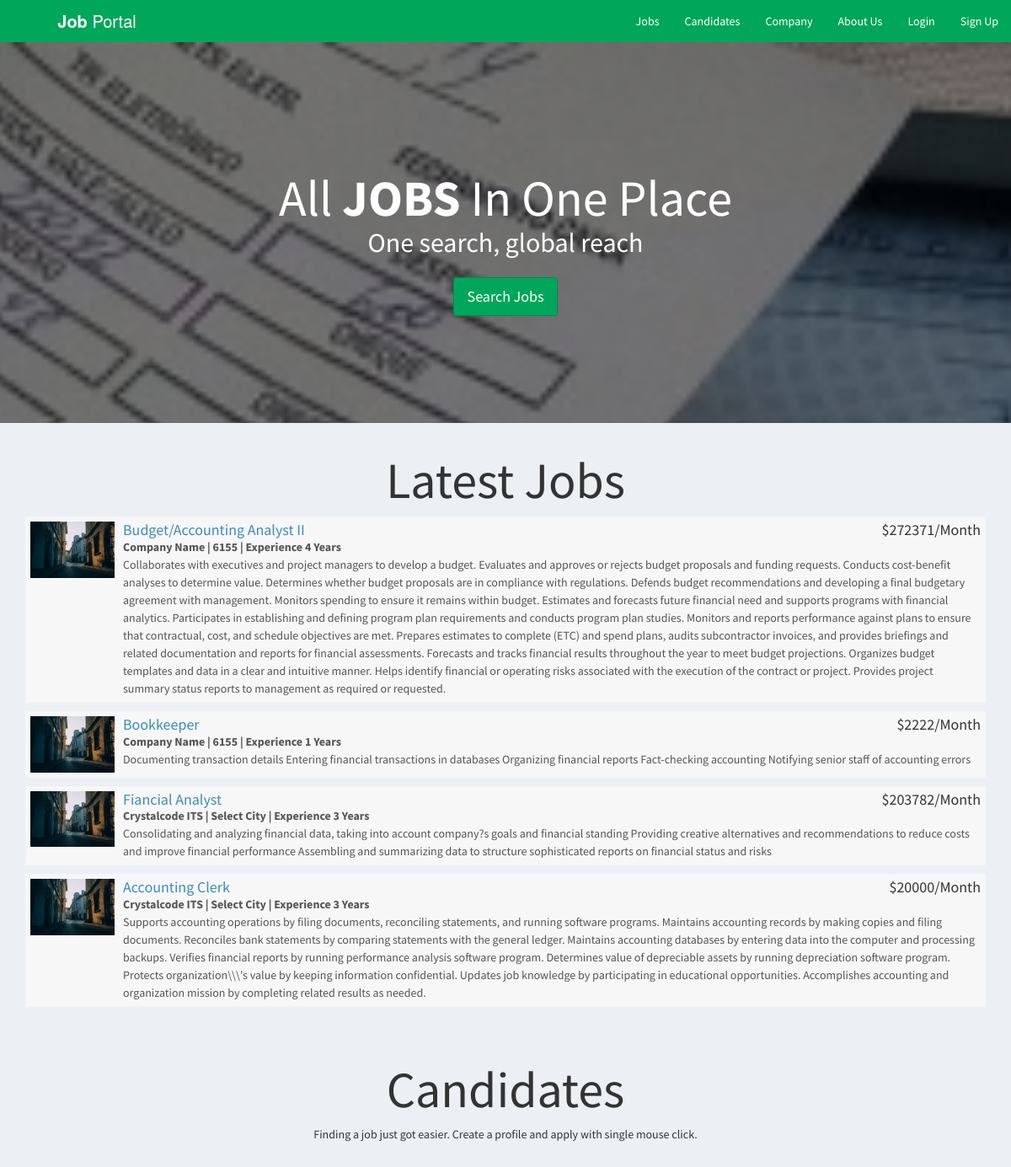
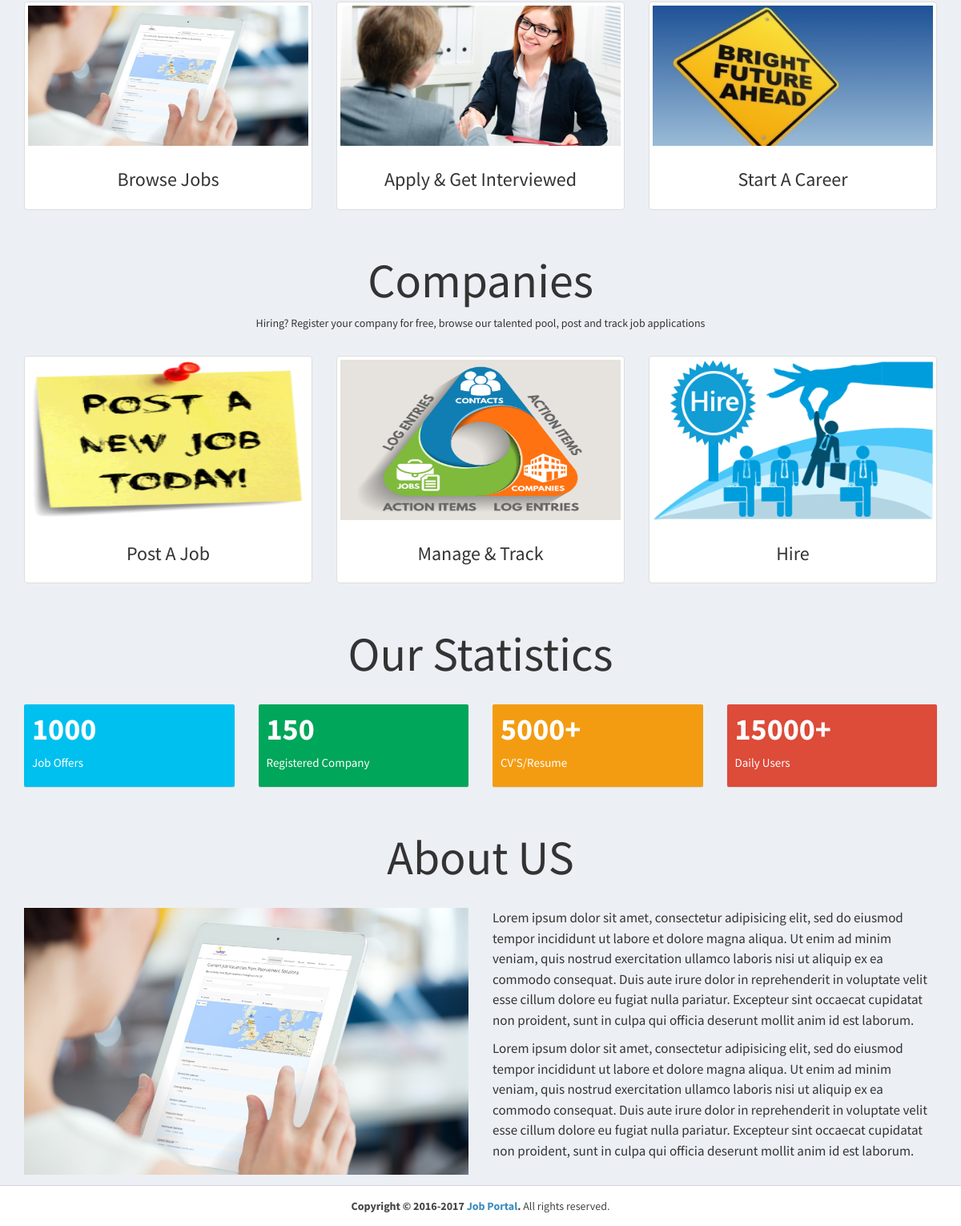
Screenshot of /Countworx/Job-Portal-Theme/index.php with the database file from the repository (2 pictures, top to bottom).
### tables this page shows
CREATE TABLE `company` (
  `id_company` int(11) NOT NULL AUTO_INCREMENT,
  `companyname` varchar(255) NOT NULL,
  `headofficecity` varchar(255) NOT NULL,
  `country` varchar(255) NOT NULL,
  `state` varchar(255) NOT NULL,
  `city` varchar(255) NOT NULL,
  `contactno` varchar(255) NOT NULL,
  `website` varchar(255) NOT NULL,
  `companytype` varchar(255) NOT NULL,
  `email` varchar(255) NOT NULL,
  `password` varchar(255) NOT NULL,
  `createdAt` timestamp NOT NULL DEFAULT CURRENT_TIMESTAMP,
  `active` int(11) NOT NULL DEFAULT '2',
  `comp_logo` varchar(250) DEFAULT NULL,
  `compprofile` longtext,
  PRIMARY KEY (`id_company`),
  UNIQUE KEY `email` (`email`)
);

CREATE TABLE `job_post` (
  `id_jobpost` int(11) NOT NULL AUTO_INCREMENT,
  `id_company` int(11) NOT NULL,
  `jobtitle` varchar(255) NOT NULL,
  `description` text NOT NULL,
  `jobstatus` varchar(35) DEFAULT NULL,
  `minimumsalary` varchar(255) NOT NULL,
  `maximumsalary` varchar(255) NOT NULL,
  `experience` varchar(255) NOT NULL,
  `qualification` varchar(255) NOT NULL,
  `createdat` timestamp NOT NULL DEFAULT CURRENT_TIMESTAMP,
  `job_industry` varchar(100) DEFAULT NULL,
  `work_arrangement` varchar(45) DEFAULT NULL,
  `job_location` varchar(220) DEFAULT NULL,
  `comp_logo` varchar(45) DEFAULT NULL,
  PRIMARY KEY (`id_jobpost`)
);

### Countworx/Job-Portal-Theme/index.php (the view, shortened to what this page needs)
<?php
  require_once("db.php");
?>
<!DOCTYPE html>
<html>
<head>
  <link rel="stylesheet" href="https://cdnjs.cloudflare.com/ajax/libs/twitter-bootstrap/3.3.7/css/bootstrap.min.css">
  <link rel="stylesheet" href="https://cdnjs.cloudflare.com/ajax/libs/font-awesome/4.7.0/css/font-awesome.min.css">
  <link rel="stylesheet" href="https://cdnjs.cloudflare.com/ajax/libs/ionicons/2.0.1/css/ionicons.min.css">
  <link rel="stylesheet" href="css/AdminLTE.min.css">
  <link rel="stylesheet" href="css/_all-skins.min.css">
  <link rel="stylesheet" href="css/custom.css">
</head>
<body class="hold-transition skin-green sidebar-mini">
<div class="wrapper">
  <header class="main-header">
    <a href="index.php" class="logo logo-bg">
      <span class="logo-lg"><b>Job</b> Portal</span>
    </a>
    <nav class="navbar navbar-static-top">
      <div class="navbar-custom-menu">
        <ul class="nav navbar-nav">
          <li>
            <a href="jobs.php">Jobs</a>
          </li>
          <li>
            <a href="#candidates">Candidates</a>
          </li>
          <li>
            <a href="#company">Company</a>
          </li>
          <li>
            <a href="#about">About Us</a>
          </li>
          <li>
            <a href="login.php">Login</a>
          </li>
          <li>
            <a href="sign-up.php">Sign Up</a>
          </li>
        </ul>
      </div>
    </nav>
  </header>
  <div class="content-wrapper" style="margin-left: 0px;">
    <section class="content-header bg-main">
      <div class="container">
        <div class="row">
          <div class="col-md-12 text-center index-head">
            <h1>All <strong>JOBS</strong> In One Place</h1>
            <p>One search, global reach</p>
            <p><a class="btn btn-success btn-lg" href="jobs.php" role="button">Search Jobs</a></p>
          </div>
        </div>
      </div>
    </section>
    <section class="content-header">
      <div class="container">
        <div class="row">
          <div class="col-md-12 latest-job margin-bottom-20">
            <h1 class="text-center">Latest Jobs</h1>
            <?php
          $sql = "SELECT * FROM job_post Order By Rand() Limit 4";
          $result = $conn->query($sql);
          if($result->num_rows > 0) {
            while($row = $result->fetch_assoc())
            {
              $sql1 = "SELECT * FROM company WHERE id_company='$row[id_company]'";
              $result1 = $conn->query($sql1);
              if($result1->num_rows > 0) {
                while($row1 = $result1->fetch_assoc())
                {
             ?>
            <div class="attachment-block clearfix">
              <img class="attachment-img" src="img/photo1.png" alt="Attachment Image">
              <div class="attachment-pushed">
                <h4 class="attachment-heading"><a href="http://www.lipsum.com/"><?php echo $row['jobtitle']; ?></a> <span class="attachment-heading pull-right">$<?php echo $row['maximumsalary']; ?>/Month</span></h4>
                <div class="attachment-text">
                    <div><strong><?php echo $row1['companyname']; ?> | <?php echo $row1['city']; ?> | Experience <?php echo $row['experience']; ?> Years</strong></div>
                    <?php echo $row['description']; ?>
                </div>
              </div>
            </div>
          <?php
              }
            }
            }
          }
          ?>
          </div>
        </div>
      </div>
    </section>
    <section id="candidates" class="content-header">
      <div class="container">
        <div class="row">
          <div class="col-md-12 text-center latest-job margin-bottom-20">
            <h1>Candidates</h1>
            <p>Finding a job just got easier. Create a profile and apply with single mouse click.</p>
          </div>
        </div>
        <div class="row">
          <div class="col-sm-4 col-md-4">
            <div class="thumbnail candidate-img">
              <img src="img/browse.jpg" alt="Browse Jobs">
              <div class="caption">
                <h3 class="text-center">Browse Jobs</h3>
              </div>
            </div>
          </div>
          <div class="col-sm-4 col-md-4">
            <div class="thumbnail candidate-img">
              <img src="img/interviewed.jpeg" alt="Apply & Get Interviewed">
              <div class="caption">
                <h3 class="text-center">Apply & Get Interviewed</h3>
              </div>
            </div>
          </div>
          <div class="col-sm-4 col-md-4">
            <div class="thumbnail candidate-img">
              <img src="img/career.jpg" alt="Start A Career">
              <div class="caption">
                <h3 class="text-center">Start A Career</h3>
              </div>
            </div>
          </div>
        </div>
      </div>
    </section>
    <section id="company" class="content-header">
      <div class="container">
        <div class="row">
          <div class="col-md-12 text-center latest-job margin-bottom-20">
            <h1>Companies</h1>
            <p>Hiring? Register your company for free, browse our talented pool, post and track job applications</p>
          </div>
        </div>
        <div class="row">
          <div class="col-sm-4 col-md-4">
            <div class="thumbnail company-img">
              <img src="img/postjob.png" alt="Browse Jobs">
              <div class="caption">
                <h3 class="text-center">Post A Job</h3>
              </div>
            </div>
          </div>
          <div class="col-sm-4 col-md-4">
            <div class="thumbnail company-img">
              <img src="img/manage.jpg" alt="Apply & Get Interviewed">
              <div class="caption">
                <h3 class="text-center">Manage & Track</h3>
              </div>
            </div>
          </div>
          <div class="col-sm-4 col-md-4">
            <div class="thumbnail company-img">
              <img src="img/hire.png" alt="Start A Career">
              <div class="caption">
                <h3 class="text-center">Hire</h3>
              </div>
            </div>
          </div>
        </div>
      </div>
    </section>
    <section id="statistics" class="content-header">
      <div class="container">
        <div class="row">
          <div class="col-md-12 text-center latest-job margin-bottom-20">
            <h1>Our Statistics</h1>
          </div>
        </div>
        <div class="row">
        <div class="col-lg-3 col-xs-6">
          <div class="small-box bg-aqua">
            <div class="inner">
              <h3>1000</h3>
              <p>Job Offers</p>
            </div>
          </div>
        </div>
        <div class="col-lg-3 col-xs-6">
          <div class="small-box bg-green">
            <div class="inner">
              <h3>150</h3>
              <p>Registered Company</p>
            </div>
          </div>
        </div>
        <div class="col-lg-3 col-xs-6">
          <div class="small-box bg-yellow">
            <div class="inner">
              <h3>5000+</h3>
              <p>CV'S/Resume</p>
            </div>
          </div>
        </div>
        <div class="col-lg-3 col-xs-6">
          <div class="small-box bg-red">
            <div class="inner">
              <h3>15000+</h3>
              <p>Daily Users</p>
            </div>
          </div>
        </div>
      </div>
      </div>
    </section>
    <section id="about" class="content-header">
      <div class="container">
        <div class="row">
          <div class="col-md-12 text-center latest-job margin-bottom-20">
            <h1>About US</h1>
          </div>
        </div>
        <div class="row">
          <div class="col-md-6">
            <img src="img/browse.jpg" class="img-responsive">
          </div>
          <div class="col-md-6 about-text margin-bottom-20">
            <p>Lorem ipsum dolor sit amet, consectetur adipisicing elit, sed do eiusmod
            tempor incididunt ut labore et dolore magna aliqua. Ut enim ad minim veniam,
            quis nostrud exercitation ullamco laboris nisi ut aliquip ex ea commodo
            consequat. Duis aute irure dolor in reprehenderit in voluptate velit esse
            cillum dolore eu fugiat nulla pariatur. Excepteur sint occaecat cupidatat non
            proident, sunt in culpa qui officia deserunt mollit anim id est laborum.</p>
            <p>Lorem ipsum dolor sit amet, consectetur adipisicing elit, sed do eiusmod
            tempor incididunt ut labore et dolore magna aliqua. Ut enim ad minim veniam,
            quis nostrud exercitation ullamco laboris nisi ut aliquip ex ea commodo
            consequat. Duis aute irure dolor in reprehenderit in voluptate velit esse
            cillum dolore eu fugiat nulla pariatur. Excepteur sint occaecat cupidatat non
            proident, sunt in culpa qui officia deserunt mollit anim id est laborum.</p>
          </div>
        </div>
      </div>
    </section>
  </div>
  <footer class="main-footer" style="margin-left: 0px;">
    <div class="text-center">
      <strong>Copyright &copy; 2016-2017 <a href="learningfromscratch.online">Job Portal</a>.</strong> All rights
    reserved.
    </div>
  </footer>
</div>
</body>
</html>

### Countworx/Job-Portal-Theme/css/custom.css (style rules this page uses)
.bg-main { background: linear-gradient(0deg,rgba(0,0,0,0.5),rgba(0,0,0,0.5)), url(../img/main-banner.jpg) no-repeat center center fixed !important; -webkit-background-size: cover; -moz-background-size: cover; -o-background-size: cover; background-size: cover !important; }
.index-head { padding: 10%; color: #fff; line-height: 150%; }
.index-head > h1 { font-size: 60px; }
.logo-bg { background-color: #00A65A !important; }
.index-head > p { font-size: 32px; }
.index-head > p > a { margin-top: 20px; }
.latest-job { line-height: 150%; }
.latest-job > h1 { font-size: 60px; }
.candidate-img > img { width: 350px; height: 175px; }
.company-img > img { width: 350px; height: 200px; }
.about-text > p { font-size: 17px; line-height: 150%; }
.margin-bottom-20 { margin-bottom: 20px; }

### rows the page displays
job_post: jobtitle "Budget/Accounting Analyst II", maximumsalary "272371", experience "4", description "Collaborates with executives and project managers to develop a budget. Evaluates and approves or rejects budget proposals and funding requests. Conducts cost-benefit analyses to determine value. Determines whether budget proposals are in compliance with regulations. Defends budget recommendations and developing a final budgetary agreement with management. Monitors spending to ensure it remains within budget. Estimates and forecasts future financial need and supports programs with financial analytics. Participates in establishing and defining program plan requirements and conducts program plan studies. Monitors and reports performance against plans to ensure that contractual, cost, and…"
company: companyname "Company Name", city "6155"
job_post: jobtitle "Bookkeeper", maximumsalary "2222", experience "1", description "Documenting transaction details Entering financial transactions in databases Organizing financial reports Fact-checking accounting Notifying senior staff of accounting errors"
job_post: jobtitle "Fiancial Analyst", maximumsalary "203782", experience "3", description "Consolidating and analyzing financial data, taking into account company?s goals and financial standing Providing creative alternatives and recommendations to reduce costs and improve financial performance Assembling and summarizing data to structure sophisticated reports on financial status and risks"
company: companyname "Crystalcode ITS", city "Select City"
job_post: jobtitle "Accounting Clerk", maximumsalary "20000", experience "3", description "Supports accounting operations by filing documents, reconciling statements, and running software programs. Maintains accounting records by making copies and filing documents. Reconciles bank statements by comparing statements with the general ledger. Maintains accounting databases by entering data into the computer and processing backups. Verifies financial reports by running performance analysis software program. Determines value of depreciable assets by running depreciation software program. Protects organization\\\\\\'s value by keeping information confidential. Updates job knowledge by participating in educational opportunities. Accomplishes accounting and organization mission by…"
